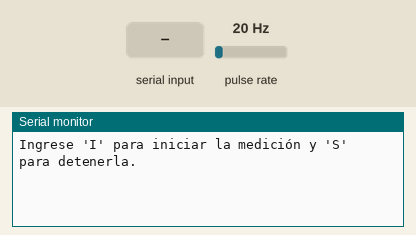
Recording of a sketch running on a simulated Arduino Uno, built with avr-gcc and run on an emulated ATmega328P. On the bench: the last lines printed to the serial monitor. Wiring (inferred from the names in the program): pulse sensor: data pin 2. The test bench sets the inputs (shaded band); at power-on: pulse rate 20 Hz.

Above: at 1.2 s.
1.3 s: "I" received over Serial
At 2.9 s:
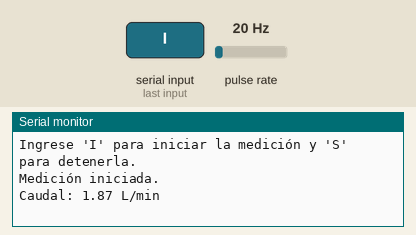
3.5 s: "S" received over Serial
At 4.0 s:
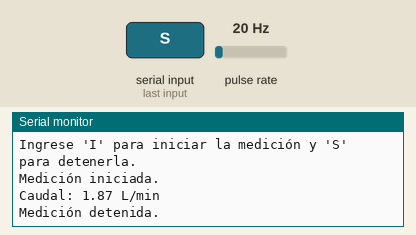

The sketch:

YF_S201.ino
```cpp
const int pinSensor = 2;   //Pin digital donde está conectado el sensor
volatile int cuentaPulsos;  //Variable para contar los pulsos
unsigned long tiempoAnterior;  //Tiempo de referencia para el cálculo del flujo
float caudal;               //Variable para almacenar el caudal en L/min
bool medirCaudal = false;   //Variable para habilitar/iniciar o detener la medición

// Constante de calibración (varía según el sensor. En este caso, 7.5 para el modelo YF-S201)
const float factorCalibracion = 7.5;

// Interrupción que se activa en cada pulso del sensor
void contarPulsos() {
  if (medirCaudal) {  // Solo cuenta pulsos si la medición está activa
    cuentaPulsos++;
  }
}

void setup() {
  // Configuración del pin y de la interrupción
  pinMode(pinSensor, INPUT);
  attachInterrupt(digitalPinToInterrupt(pinSensor), contarPulsos, RISING);

  // Inicio
  Serial.begin(9600);
  tiempoAnterior = millis();

  // Mensaje inicial en la consola
  Serial.println("Ingrese 'I' para iniciar la medición y 'S' para detenerla.");
}

void loop() {
  // Revisar si hay datos disponibles en la consola serial
  // En esta sección se revisan si existen datos en la consola serial
  if (Serial.available() > 0) {
    char comando = Serial.read();  // Aquí leemos para saber si se inicia el proceso o se detiene

    if (comando == 'I' || comando == 'i') {
      medirCaudal = true;  // Iniciar
      Serial.println("Medición iniciada.");
    } else if (comando == 'S' || comando == 's') {
      medirCaudal = false;  // Detener
      Serial.println("Medición detenida.");
    }
  }

  // Calcular y mostrar el caudal cada dos segundos [(2000) medidos en mili] si la medición está activa
  if (medirCaudal && (millis() - tiempoAnterior >= 2000)) {
    // Desactivar interrupción temporalmente para poder  leer cuenta de pulsos
    detachInterrupt(digitalPinToInterrupt(pinSensor));

    //La siguiente línea es para calcular el caudal en litros por minuto para poder enseñarlo en el monitor
    //
    caudal = (cuentaPulsos / factorCalibracion);

    //En esta parte se muestra en el monitor serial para que comprobemos la lectura de datos
    Serial.print("Caudal: ");
    Serial.print(caudal);
    Serial.println(" L/min");

    //Reiniciar la cuenta de pulsos y tiempo
    cuentaPulsos = 0;
    tiempoAnterior = millis();

    // Reactivar la interrupción
    attachInterrupt(digitalPinToInterrupt(pinSensor), contarPulsos, RISING);
  }
}
```

Measured:
- after the input at 1.3 s, the serial monitor: prints a new line at once (image 1)
- after the input at 3.5 s, the serial monitor: prints a new line at once (image 2)
